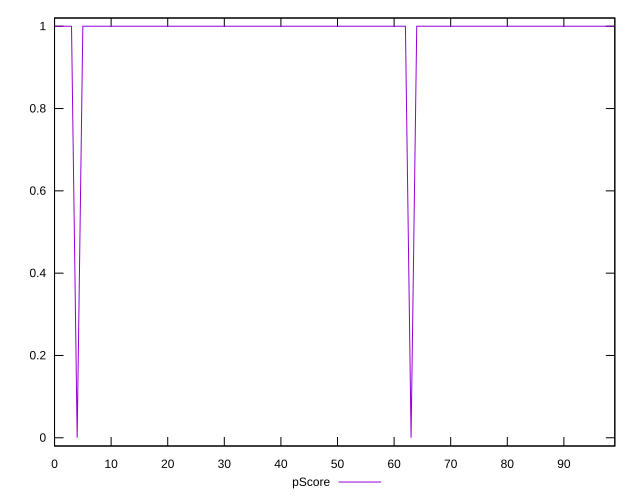

Source code (gnuplot):
reset

$pScore <<EOF
0 1
1 1
2 1
3 1
4 0
5 1
6 1
7 1
8 1
9 1
10 1
11 1
12 1
13 1
14 1
15 1
16 1
17 1
18 1
19 1
20 1
21 1
22 1
23 1
24 1
25 1
26 1
27 1
28 1
29 1
30 1
31 1
32 1
33 1
34 1
35 1
36 1
37 1
38 1
39 1
40 1
41 1
42 1
43 1
44 1
45 1
46 1
47 1
48 1
49 1
50 1
51 1
52 1
53 1
54 1
55 1
56 1
57 1
58 1
59 1
60 1
61 1
62 1
63 0
64 1
65 1
66 1
67 1
68 1
69 1
70 1
71 1
72 1
73 1
74 1
75 1
76 1
77 1
78 1
79 1
80 1
81 1
82 1
83 1
84 1
85 1
86 1
87 1
88 1
89 1
90 1
91 1
92 1
93 1
94 1
95 1
96 1
97 1
98 1
99 1
EOF

set key outside below
set xrange [0:99]
set yrange [-0.02:1.02]
set trange [-0.02:1.02]
set terminal svg size 640, 500 enhanced background rgb 'white'
set output "reprap/server-response-time/samples/pages+cached+noexternal+nomedia+nocss+nojs/pScore/values.svg"

plot $pScore title "pScore" with line

reset
